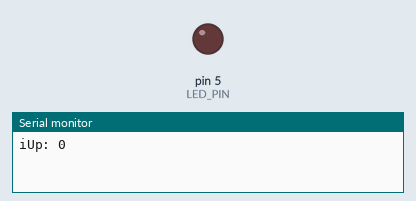
Simulated run of this sketch. Board: Arduino Uno, built with avr-gcc and run on an emulated ATmega328P. Parts: output pins drawn as LEDs (lit = HIGH), the last lines printed to the serial monitor.

Above: at 0.05 s.
At 2.35 s:
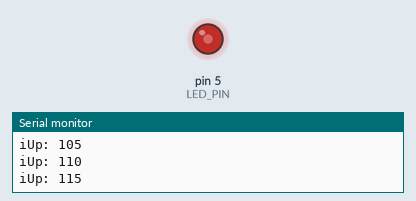
At 4.65 s:
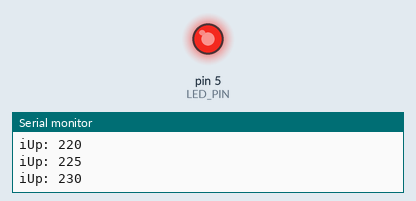
At 9.35 s:
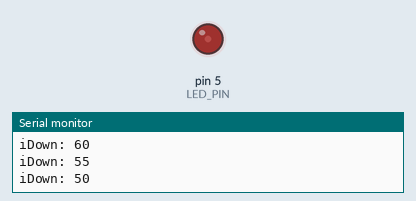
Timing chart, 0 to 26.6 s (numbered marks = the images above):
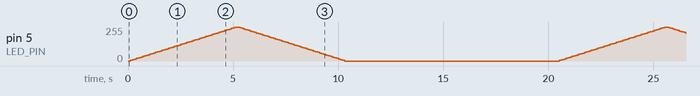

The sketch:

ForWithoutStateMachine.ino
```cpp
const int LED_PIN = 5;

unsigned long loopTimer = 0;

void setup()
{
    Serial.begin(9600);

    pinMode(LED_PIN, OUTPUT);
}

void updateLed()
{
    for (int iUp = 0; iUp <= 255; iUp += 5)
    {
        analogWrite(LED_PIN, iUp);
        Serial.println("iUp: " + String(iUp));
        delay(100);
    }

    for (int iDown = 255; iDown >= 0; iDown -= 5)
    {
        analogWrite(LED_PIN, iDown);
        Serial.println("iDown: " + String(iDown));
        delay(100);
    }
}

void loop()
{
    loopTimer = micros();
    updateLed();
    Serial.println("Loop time: " + String(micros() - loopTimer) + " microseconds");

    // Pause the program so the loop time is readable
    delay(10000);
}
```
